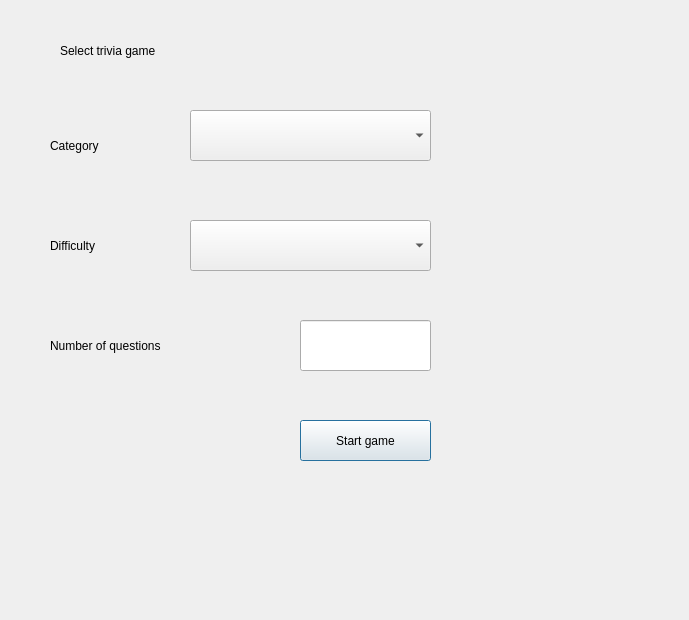
<?xml version="1.0" encoding="UTF-8"?>
<ui version="4.0">
 <class>Dialog</class>
 <widget class="QDialog" name="Dialog">
  <property name="geometry">
   <rect>
    <x>0</x>
    <y>0</y>
    <width>689</width>
    <height>620</height>
   </rect>
  </property>
  <property name="windowTitle">
   <string>Dialog</string>
  </property>
  <property name="styleSheet">
   <string notr="true"/>
  </property>
  <widget class="QLabel" name="label_2">
   <property name="geometry">
    <rect>
     <x>50</x>
     <y>120</y>
     <width>121</width>
     <height>51</height>
    </rect>
   </property>
   <property name="styleSheet">
    <string notr="true"/>
   </property>
   <property name="text">
    <string>Category</string>
   </property>
  </widget>
  <widget class="QLineEdit" name="number_of_questions">
   <property name="geometry">
    <rect>
     <x>300</x>
     <y>320</y>
     <width>131</width>
     <height>51</height>
    </rect>
   </property>
   <property name="styleSheet">
    <string notr="true"/>
   </property>
   <property name="text">
    <string/>
   </property>
  </widget>
  <widget class="QLabel" name="lbl_header">
   <property name="geometry">
    <rect>
     <x>60</x>
     <y>20</y>
     <width>471</width>
     <height>61</height>
    </rect>
   </property>
   <property name="styleSheet">
    <string notr="true"/>
   </property>
   <property name="text">
    <string>Select trivia game</string>
   </property>
  </widget>
  <widget class="QLabel" name="label_3">
   <property name="geometry">
    <rect>
     <x>50</x>
     <y>220</y>
     <width>121</width>
     <height>51</height>
    </rect>
   </property>
   <property name="styleSheet">
    <string notr="true"/>
   </property>
   <property name="text">
    <string>Difficulty</string>
   </property>
  </widget>
  <widget class="QLabel" name="label_5">
   <property name="geometry">
    <rect>
     <x>50</x>
     <y>320</y>
     <width>241</width>
     <height>51</height>
    </rect>
   </property>
   <property name="styleSheet">
    <string notr="true"/>
   </property>
   <property name="text">
    <string>Number of questions</string>
   </property>
  </widget>
  <widget class="QPushButton" name="approveButton">
   <property name="geometry">
    <rect>
     <x>300</x>
     <y>420</y>
     <width>131</width>
     <height>41</height>
    </rect>
   </property>
   <property name="styleSheet">
    <string notr="true"/>
   </property>
   <property name="text">
    <string>Start game</string>
   </property>
  </widget>
  <widget class="QComboBox" name="category_cb">
   <property name="geometry">
    <rect>
     <x>190</x>
     <y>110</y>
     <width>241</width>
     <height>51</height>
    </rect>
   </property>
   <property name="styleSheet">
    <string notr="true"/>
   </property>
  </widget>
  <widget class="QComboBox" name="difficulty_cb">
   <property name="geometry">
    <rect>
     <x>190</x>
     <y>220</y>
     <width>241</width>
     <height>51</height>
    </rect>
   </property>
   <property name="styleSheet">
    <string notr="true"/>
   </property>
  </widget>
 </widget>
 <resources/>
 <connections/>
</ui>
